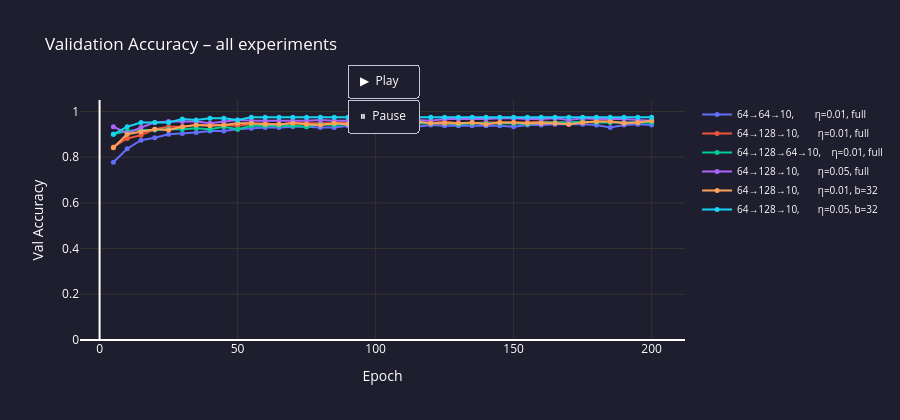

Notebook code for this chart:
### Code cell
from Code.Visualization.network_visualization import show_architecture

fig_all = go.Figure()
colors  = ['#636EFA','#EF553B','#00CC96','#AB63FA','#FFA15A','#19D3F3']

for i, exp in enumerate(results):
    t  = exp['trainer']
    xs = [j * 5 for j in range(1, len(t.val_acc_history) + 1)]
    c  = colors[i % len(colors)]

    fig_all.add_trace(go.Scatter(
        x=xs, y=t.val_acc_history,
        mode='lines+markers',
        name=exp['name'],
        line=dict(color=c, width=2),
        marker=dict(size=5),
        hovertemplate='Epoch %{x}<br>Val Acc: %{y:.4f}<extra></extra>',
    ))

fig_all.update_layout(
    title='Validation Accuracy – all experiments',
    xaxis_title='Epoch',
    yaxis_title='Val Accuracy',
    yaxis=dict(range=[0, 1.05], gridcolor='#333'),
    xaxis=dict(gridcolor='#333'),
    plot_bgcolor='#1e1e2e',
    paper_bgcolor='#1e1e2e',
    font=dict(color='white'),
    height=420,
    legend=dict(font=dict(size=10)),
    updatemenus=[dict(
        type='buttons',
        showactive=False,
        y=1.15, x=0.5, xanchor='center',
        buttons=[
            dict(
                label='▶  Play',
                method='animate',
                args=[None, dict(frame=dict(duration=80, redraw=True), fromcurrent=True)],
            ),
            dict(
                label='⏸  Pause',
                method='animate',
                args=[[None], dict(frame=dict(duration=0), mode='immediate')],
            ),
        ],
    )],
)

# Build animation frames – each frame reveals one more epoch point
max_points = max(len(e['trainer'].val_acc_history) for e in results)
frames = []
for frame_idx in range(1, max_points + 1):
    frame_traces = []
    for i, exp in enumerate(results):
        t  = exp['trainer']
        xs = [j * 5 for j in range(1, len(t.val_acc_history) + 1)]
        visible_x = xs[:frame_idx]
        visible_y = t.val_acc_history[:frame_idx]
        frame_traces.append(go.Scatter(x=visible_x, y=visible_y))
    frames.append(go.Frame(data=frame_traces, name=str(frame_idx)))

fig_all.frames = frames
fig_all.show()

### Figure 1 — Plotly figure (JSON) as saved in the notebook; plotly's stock layout.template omitted (floating-point values rounded to 4 significant figures)
{"data": [{"hovertemplate": "Epoch %{x}<br>Val Acc: %{y:.4f}<extra></extra>", "line": {"color": "#636EFA", "width": 2}, "marker": {"size": 5}, "mode": "lines+markers", "name": "64→64→10,        η=0.01, full", "type": "scatter", "x": [5, 10, 15, 20, 25, 30, 35, 40, 45, 50, 55, 60, 65, 70, 75, 80, 85, 90, 95, 100, 105, 110, 115, 120, 125, 130, 135, 140, 145, 150, 155, 160, 165, 170, 175, 180, 185, 190, 195, 200], "y": [0.7778, 0.837, 0.8741, 0.8852, 0.9, 0.9037, 0.9074, 0.9148, 0.9148, 0.9222, 0.9259, 0.9296, 0.9296, 0.9333, 0.9333, 0.9296, 0.9296, 0.937, 0.937, 0.937, 0.937, 0.937, 0.9333, 0.9407, 0.937, 0.937, 0.937, 0.937, 0.937, 0.9333, 0.9407, 0.9407, 0.9444, 0.9444, 0.9444, 0.9407, 0.9296, 0.9407, 0.9444, 0.9407]}, {"hovertemplate": "Epoch %{x}<br>Val Acc: %{y:.4f}<extra></extra>", "line": {"color": "#EF553B", "width": 2}, "marker": {"size": 5}, "mode": "lines+markers", "name": "64→128→10,       η=0.01, full", "type": "scatter", "x": [5, 10, 15, 20, 25, 30, 35, 40, 45, 50, 55, 60, 65, 70, 75, 80, 85, 90, 95, 100, 105, 110, 115, 120, 125, 130, 135, 140, 145, 150, 155, 160, 165, 170, 175, 180, 185, 190, 195, 200], "y": [0.8444, 0.8815, 0.8963, 0.9222, 0.9333, 0.9333, 0.9407, 0.9407, 0.9407, 0.937, 0.9444, 0.9482, 0.9407, 0.9518, 0.9482, 0.9482, 0.9482, 0.9518, 0.9518, 0.9482, 0.9482, 0.9407, 0.9482, 0.9482, 0.9556, 0.9482, 0.9482, 0.9518, 0.9518, 0.9518, 0.9518, 0.9556, 0.9518, 0.9518, 0.9518, 0.9556, 0.9556, 0.9518, 0.9518, 0.9556]}, {"hovertemplate": "Epoch %{x}<br>Val Acc: %{y:.4f}<extra></extra>", "line": {"color": "#00CC96", "width": 2}, "marker": {"size": 5}, "mode": "lines+markers", "name": "64→128→64→10,    η=0.01, full", "type": "scatter", "x": [5, 10, 15, 20, 25, 30, 35, 40, 45, 50, 55, 60, 65, 70, 75, 80, 85, 90, 95, 100, 105, 110, 115, 120, 125, 130, 135, 140, 145, 150, 155, 160, 165, 170, 175, 180, 185, 190, 195, 200], "y": [0.9, 0.9148, 0.9185, 0.9185, 0.9222, 0.9222, 0.9259, 0.9222, 0.9333, 0.9222, 0.937, 0.937, 0.937, 0.937, 0.9333, 0.9444, 0.9407, 0.9444, 0.9482, 0.9407, 0.9482, 0.9444, 0.9482, 0.9482, 0.9482, 0.9444, 0.9482, 0.9482, 0.9482, 0.9482, 0.9444, 0.9518, 0.9518, 0.9518, 0.9556, 0.9518, 0.9518, 0.9518, 0.9518, 0.9518]}, {"hovertemplate": "Epoch %{x}<br>Val Acc: %{y:.4f}<extra></extra>", "line": {"color": "#AB63FA", "width": 2}, "marker": {"size": 5}, "mode": "lines+markers", "name": "64→128→10,       η=0.05, full", "type": "scatter", "x": [5, 10, 15, 20, 25, 30, 35, 40, 45, 50, 55, 60, 65, 70, 75, 80, 85, 90, 95, 100, 105, 110, 115, 120, 125, 130, 135, 140, 145, 150, 155, 160, 165, 170, 175, 180, 185, 190, 195, 200], "y": [0.9333, 0.9037, 0.9296, 0.9518, 0.9556, 0.9556, 0.9556, 0.9482, 0.9556, 0.963, 0.9593, 0.9593, 0.9593, 0.9593, 0.9593, 0.963, 0.9593, 0.9593, 0.9593, 0.9593, 0.963, 0.9667, 0.963, 0.9593, 0.9667, 0.9667, 0.9667, 0.9667, 0.9704, 0.9704, 0.9667, 0.9667, 0.9704, 0.963, 0.9704, 0.9667, 0.9667, 0.9667, 0.963, 0.9593]}, {"hovertemplate": "Epoch %{x}<br>Val Acc: %{y:.4f}<extra></extra>", "line": {"color": "#FFA15A", "width": 2}, "marker": {"size": 5}, "mode": "lines+markers", "name": "64→128→10,       η=0.01, b=32", "type": "scatter", "x": [5, 10, 15, 20, 25, 30, 35, 40, 45, 50, 55, 60, 65, 70, 75, 80, 85, 90, 95, 100, 105, 110, 115, 120, 125, 130, 135, 140, 145, 150, 155, 160, 165, 170, 175, 180, 185, 190, 195, 200], "y": [0.8407, 0.9, 0.9111, 0.9222, 0.9185, 0.9333, 0.9407, 0.937, 0.9407, 0.9482, 0.9482, 0.9444, 0.9444, 0.9482, 0.9444, 0.9407, 0.9482, 0.9444, 0.9444, 0.9482, 0.9482, 0.9444, 0.9556, 0.9482, 0.9482, 0.9482, 0.9518, 0.9444, 0.9518, 0.9518, 0.9482, 0.9482, 0.9482, 0.9444, 0.9518, 0.9556, 0.9556, 0.9482, 0.9518, 0.9593]}, {"hovertemplate": "Epoch %{x}<br>Val Acc: %{y:.4f}<extra></extra>", "line": {"color": "#19D3F3", "width": 2}, "marker": {"size": 5}, "mode": "lines+markers", "name": "64→128→10,       η=0.05, b=32", "type": "scatter", "x": [5, 10, 15, 20, 25, 30, 35, 40, 45, 50, 55, 60, 65, 70, 75, 80, 85, 90, 95, 100, 105, 110, 115, 120, 125, 130, 135, 140, 145, 150, 155, 160, 165, 170, 175, 180, 185, 190, 195, 200], "y": [0.9, 0.9333, 0.9518, 0.9518, 0.9518, 0.9667, 0.963, 0.9704, 0.9704, 0.963, 0.9741, 0.9741, 0.9741, 0.9741, 0.9741, 0.9741, 0.9741, 0.9741, 0.9741, 0.963, 0.9704, 0.9741, 0.9741, 0.9741, 0.9741, 0.9741, 0.9741, 0.9741, 0.9741, 0.9741, 0.9741, 0.9741, 0.9741, 0.9741, 0.9741, 0.9741, 0.9741, 0.9741, 0.9741, 0.9741]}], "layout": {"font": {"color": "white"}, "height": 420, "legend": {"font": {"size": 10}}, "paper_bgcolor": "#1e1e2e", "plot_bgcolor": "#1e1e2e", "title": {"text": "Validation Accuracy – all experiments"}, "updatemenus": [{"buttons": [{"args": [null, {"frame": {"duration": 80, "redraw": true}, "fromcurrent": true}], "label": "▶  Play", "method": "animate"}, {"args": [[null], {"frame": {"duration": 0}, "mode": "immediate"}], "label": "⏸  Pause", "method": "animate"}], "showactive": false, "type": "buttons", "x": 0.5, "xanchor": "center", "y": 1.15}], "xaxis": {"gridcolor": "#333", "title": {"text": "Epoch"}}, "yaxis": {"gridcolor": "#333", "range": [0, 1.05], "title": {"text": "Val Accuracy"}}}}
